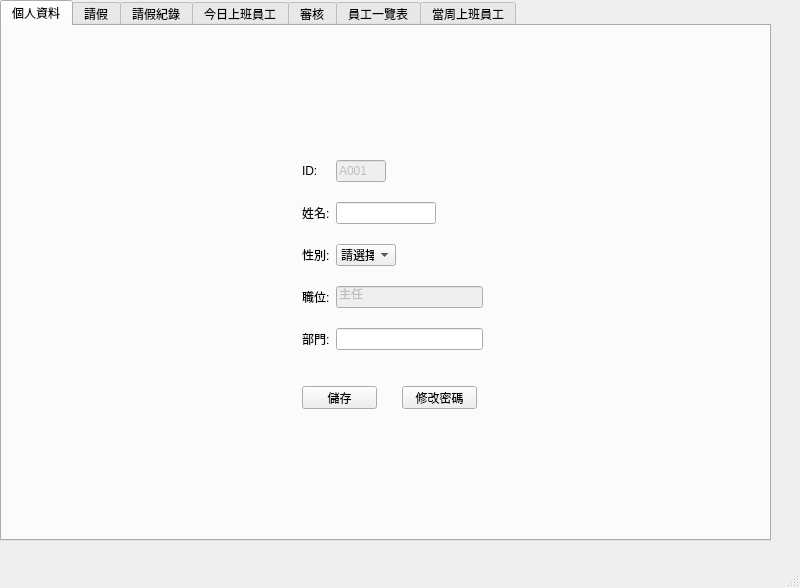
<?xml version="1.0" encoding="UTF-8"?>
<ui version="4.0">
 <class>MainWindow</class>
 <widget class="QMainWindow" name="MainWindow">
  <property name="geometry">
   <rect>
    <x>0</x>
    <y>0</y>
    <width>800</width>
    <height>588</height>
   </rect>
  </property>
  <property name="windowTitle">
   <string>MainWindow</string>
  </property>
  <widget class="QWidget" name="centralwidget">
   <widget class="QTabWidget" name="tabWidget">
    <property name="enabled">
     <bool>true</bool>
    </property>
    <property name="geometry">
     <rect>
      <x>0</x>
      <y>0</y>
      <width>771</width>
      <height>541</height>
     </rect>
    </property>
    <property name="tabPosition">
     <enum>QTabWidget::North</enum>
    </property>
    <property name="tabShape">
     <enum>QTabWidget::Rounded</enum>
    </property>
    <property name="currentIndex">
     <number>0</number>
    </property>
    <widget class="QWidget" name="tab_9">
     <attribute name="title">
      <string>個人資料</string>
     </attribute>
     <widget class="QWidget" name="gridLayoutWidget">
      <property name="geometry">
       <rect>
        <x>300</x>
        <y>120</y>
        <width>181</width>
        <height>221</height>
       </rect>
      </property>
      <layout class="QGridLayout" name="gridLayout">
       <item row="0" column="0">
        <widget class="QLabel" name="label_4">
         <property name="text">
          <string>ID:</string>
         </property>
        </widget>
       </item>
       <item row="1" column="1">
        <widget class="QLineEdit" name="Emp_Name">
         <property name="maximumSize">
          <size>
           <width>100</width>
           <height>16777215</height>
          </size>
         </property>
        </widget>
       </item>
       <item row="3" column="1">
        <widget class="QLineEdit" name="Emp_position">
         <property name="enabled">
          <bool>false</bool>
         </property>
         <property name="text">
          <string>主任</string>
         </property>
        </widget>
       </item>
       <item row="1" column="0">
        <widget class="QLabel" name="label_3">
         <property name="text">
          <string>姓名:</string>
         </property>
        </widget>
       </item>
       <item row="0" column="1">
        <widget class="QLineEdit" name="ID">
         <property name="enabled">
          <bool>false</bool>
         </property>
         <property name="maximumSize">
          <size>
           <width>50</width>
           <height>16777215</height>
          </size>
         </property>
         <property name="text">
          <string>A001</string>
         </property>
        </widget>
       </item>
       <item row="3" column="0">
        <widget class="QLabel" name="label_6">
         <property name="text">
          <string>職位:</string>
         </property>
        </widget>
       </item>
       <item row="2" column="1">
        <widget class="QComboBox" name="Gender">
         <property name="maximumSize">
          <size>
           <width>60</width>
           <height>16777215</height>
          </size>
         </property>
         <item>
          <property name="text">
           <string>請選擇</string>
          </property>
         </item>
         <item>
          <property name="text">
           <string>男</string>
          </property>
         </item>
         <item>
          <property name="text">
           <string>女</string>
          </property>
         </item>
        </widget>
       </item>
       <item row="2" column="0">
        <widget class="QLabel" name="label_5">
         <property name="text">
          <string>性別:</string>
         </property>
        </widget>
       </item>
       <item row="4" column="0">
        <widget class="QLabel" name="label_7">
         <property name="text">
          <string>部門:</string>
         </property>
        </widget>
       </item>
       <item row="4" column="1">
        <widget class="QLineEdit" name="branch"/>
       </item>
      </layout>
     </widget>
     <widget class="QPushButton" name="info_save_button">
      <property name="geometry">
       <rect>
        <x>300</x>
        <y>360</y>
        <width>75</width>
        <height>23</height>
       </rect>
      </property>
      <property name="text">
       <string>儲存</string>
      </property>
     </widget>
     <widget class="QPushButton" name="passwd_modify_button">
      <property name="geometry">
       <rect>
        <x>400</x>
        <y>360</y>
        <width>75</width>
        <height>23</height>
       </rect>
      </property>
      <property name="text">
       <string>修改密碼</string>
      </property>
     </widget>
    </widget>
    <widget class="QWidget" name="tab">
     <attribute name="title">
      <string>請假</string>
     </attribute>
     <widget class="QWidget" name="gridLayoutWidget_2">
      <property name="geometry">
       <rect>
        <x>130</x>
        <y>20</y>
        <width>481</width>
        <height>411</height>
       </rect>
      </property>
      <layout class="QGridLayout" name="gridLayout_2">
       <item row="2" column="0">
        <widget class="QLabel" name="label_2">
         <property name="text">
          <string>開始時間</string>
         </property>
        </widget>
       </item>
       <item row="0" column="1">
        <widget class="QLineEdit" name="ID_two">
         <property name="enabled">
          <bool>false</bool>
         </property>
         <property name="maximumSize">
          <size>
           <width>100</width>
           <height>16777215</height>
          </size>
         </property>
        </widget>
       </item>
       <item row="0" column="0">
        <widget class="QLabel" name="label">
         <property name="text">
          <string>ID:</string>
         </property>
        </widget>
       </item>
       <item row="3" column="0">
        <widget class="QLabel" name="label_8">
         <property name="text">
          <string>結束時間</string>
         </property>
        </widget>
       </item>
       <item row="4" column="0">
        <widget class="QLabel" name="label_10">
         <property name="text">
          <string>請假事由</string>
         </property>
        </widget>
       </item>
       <item row="1" column="1">
        <widget class="QComboBox" name="r_type">
         <property name="maximumSize">
          <size>
           <width>60</width>
           <height>16777215</height>
          </size>
         </property>
         <item>
          <property name="text">
           <string>請選擇</string>
          </property>
         </item>
         <item>
          <property name="text">
           <string>病假</string>
          </property>
         </item>
         <item>
          <property name="text">
           <string>事假</string>
          </property>
         </item>
         <item>
          <property name="text">
           <string>補修</string>
          </property>
         </item>
         <item>
          <property name="text">
           <string>出差</string>
          </property>
         </item>
        </widget>
       </item>
       <item row="1" column="0">
        <widget class="QLabel" name="label_9">
         <property name="text">
          <string>請假類別</string>
         </property>
        </widget>
       </item>
       <item row="5" column="0">
        <widget class="QLabel" name="label_11">
         <property name="text">
          <string>備註</string>
         </property>
        </widget>
       </item>
       <item row="5" column="1">
        <widget class="QTextEdit" name="ps"/>
       </item>
       <item row="4" column="1">
        <widget class="QTextEdit" name="reason"/>
       </item>
       <item row="2" column="1">
        <layout class="QHBoxLayout" name="horizontalLayout_2">
         <item>
          <widget class="QDateEdit" name="start_date">
           <property name="maximumSize">
            <size>
             <width>16777215</width>
             <height>16777215</height>
            </size>
           </property>
           <property name="calendarPopup">
            <bool>true</bool>
           </property>
          </widget>
         </item>
         <item>
          <widget class="QTimeEdit" name="start_time">
           <property name="maximumSize">
            <size>
             <width>16777215</width>
             <height>16777215</height>
            </size>
           </property>
          </widget>
         </item>
         <item>
          <spacer name="horizontalSpacer">
           <property name="orientation">
            <enum>Qt::Horizontal</enum>
           </property>
           <property name="sizeHint" stdset="0">
            <size>
             <width>40</width>
             <height>20</height>
            </size>
           </property>
          </spacer>
         </item>
        </layout>
       </item>
       <item row="3" column="1">
        <layout class="QHBoxLayout" name="horizontalLayout_4">
         <item>
          <widget class="QDateEdit" name="end_date">
           <property name="maximumSize">
            <size>
             <width>16777215</width>
             <height>16777215</height>
            </size>
           </property>
           <property name="calendarPopup">
            <bool>true</bool>
           </property>
          </widget>
         </item>
         <item>
          <widget class="QTimeEdit" name="end_time">
           <property name="maximumSize">
            <size>
             <width>16777215</width>
             <height>16777215</height>
            </size>
           </property>
          </widget>
         </item>
         <item>
          <spacer name="horizontalSpacer_2">
           <property name="orientation">
            <enum>Qt::Horizontal</enum>
           </property>
           <property name="sizeHint" stdset="0">
            <size>
             <width>40</width>
             <height>20</height>
            </size>
           </property>
          </spacer>
         </item>
        </layout>
       </item>
      </layout>
     </widget>
     <widget class="QPushButton" name="submit">
      <property name="geometry">
       <rect>
        <x>540</x>
        <y>470</y>
        <width>75</width>
        <height>23</height>
       </rect>
      </property>
      <property name="text">
       <string>送出</string>
      </property>
     </widget>
    </widget>
    <widget class="QWidget" name="tab_8">
     <attribute name="title">
      <string>請假紀錄</string>
     </attribute>
     <widget class="QTableWidget" name="tableWidget_6">
      <property name="geometry">
       <rect>
        <x>30</x>
        <y>10</y>
        <width>711</width>
        <height>461</height>
       </rect>
      </property>
      <property name="rowCount">
       <number>0</number>
      </property>
      <column>
       <property name="text">
        <string>ID</string>
       </property>
      </column>
      <column>
       <property name="text">
        <string>請假類別</string>
       </property>
      </column>
      <column>
       <property name="text">
        <string>開始時間</string>
       </property>
      </column>
      <column>
       <property name="text">
        <string>結束時間</string>
       </property>
      </column>
      <column>
       <property name="text">
        <string>請假事由</string>
       </property>
      </column>
      <column>
       <property name="text">
        <string>備註</string>
       </property>
      </column>
      <column>
       <property name="text">
        <string>申請時間</string>
       </property>
      </column>
      <column>
       <property name="text">
        <string>狀態</string>
       </property>
      </column>
     </widget>
     <widget class="QPushButton" name="pushButton_6">
      <property name="geometry">
       <rect>
        <x>660</x>
        <y>480</y>
        <width>75</width>
        <height>23</height>
       </rect>
      </property>
      <property name="text">
       <string>取消申請</string>
      </property>
     </widget>
    </widget>
    <widget class="QWidget" name="tab_5">
     <attribute name="title">
      <string>今日上班員工</string>
     </attribute>
     <widget class="QTabWidget" name="tabWidget_2">
      <property name="geometry">
       <rect>
        <x>20</x>
        <y>20</y>
        <width>721</width>
        <height>471</height>
       </rect>
      </property>
      <property name="currentIndex">
       <number>0</number>
      </property>
      <widget class="QWidget" name="tab_4">
       <attribute name="title">
        <string>早班</string>
       </attribute>
       <widget class="QTableWidget" name="tableWidget_2">
        <property name="geometry">
         <rect>
          <x>0</x>
          <y>0</y>
          <width>711</width>
          <height>441</height>
         </rect>
        </property>
        <property name="rowCount">
         <number>0</number>
        </property>
        <property name="columnCount">
         <number>4</number>
        </property>
        <column>
         <property name="text">
          <string>ID</string>
         </property>
        </column>
        <column>
         <property name="text">
          <string>姓名</string>
         </property>
        </column>
        <column>
         <property name="text">
          <string>職位</string>
         </property>
        </column>
        <column>
         <property name="text">
          <string>部門</string>
         </property>
        </column>
       </widget>
      </widget>
      <widget class="QWidget" name="tab_6">
       <attribute name="title">
        <string>晚班</string>
       </attribute>
       <widget class="QTableWidget" name="tableWidget_3">
        <property name="geometry">
         <rect>
          <x>0</x>
          <y>0</y>
          <width>711</width>
          <height>441</height>
         </rect>
        </property>
        <property name="rowCount">
         <number>0</number>
        </property>
        <property name="columnCount">
         <number>4</number>
        </property>
        <column>
         <property name="text">
          <string>ID</string>
         </property>
        </column>
        <column>
         <property name="text">
          <string>姓名</string>
         </property>
        </column>
        <column>
         <property name="text">
          <string>職位</string>
         </property>
        </column>
        <column>
         <property name="text">
          <string>部門</string>
         </property>
        </column>
       </widget>
      </widget>
      <widget class="QWidget" name="tab_7">
       <attribute name="title">
        <string>請假人員</string>
       </attribute>
       <widget class="QTableWidget" name="tableWidget_4">
        <property name="geometry">
         <rect>
          <x>0</x>
          <y>0</y>
          <width>711</width>
          <height>441</height>
         </rect>
        </property>
        <column>
         <property name="text">
          <string>ID</string>
         </property>
        </column>
        <column>
         <property name="text">
          <string>姓名</string>
         </property>
        </column>
        <column>
         <property name="text">
          <string>請假類別</string>
         </property>
        </column>
       </widget>
      </widget>
     </widget>
     <widget class="QDateEdit" name="dateEdit">
      <property name="geometry">
       <rect>
        <x>669</x>
        <y>10</y>
        <width>71</width>
        <height>22</height>
       </rect>
      </property>
      <property name="readOnly">
       <bool>true</bool>
      </property>
      <property name="buttonSymbols">
       <enum>QAbstractSpinBox::NoButtons</enum>
      </property>
      <property name="date">
       <date>
        <year>2016</year>
        <month>10</month>
        <day>25</day>
       </date>
      </property>
     </widget>
    </widget>
    <widget class="QWidget" name="tab_2">
     <attribute name="title">
      <string>審核</string>
     </attribute>
     <widget class="QTableWidget" name="tableWidget_5">
      <property name="geometry">
       <rect>
        <x>20</x>
        <y>10</y>
        <width>711</width>
        <height>461</height>
       </rect>
      </property>
      <property name="rowCount">
       <number>0</number>
      </property>
      <column>
       <property name="text">
        <string>ID</string>
       </property>
      </column>
      <column>
       <property name="text">
        <string>請假類別</string>
       </property>
      </column>
      <column>
       <property name="text">
        <string>開始時間</string>
       </property>
      </column>
      <column>
       <property name="text">
        <string>結束時間</string>
       </property>
      </column>
      <column>
       <property name="text">
        <string>請假事由</string>
       </property>
      </column>
      <column>
       <property name="text">
        <string>備註</string>
       </property>
      </column>
     </widget>
     <widget class="QPushButton" name="pushButton_3">
      <property name="geometry">
       <rect>
        <x>570</x>
        <y>490</y>
        <width>75</width>
        <height>23</height>
       </rect>
      </property>
      <property name="text">
       <string>通過</string>
      </property>
     </widget>
     <widget class="QPushButton" name="pushButton_4">
      <property name="geometry">
       <rect>
        <x>650</x>
        <y>490</y>
        <width>75</width>
        <height>23</height>
       </rect>
      </property>
      <property name="text">
       <string>駁回</string>
      </property>
     </widget>
    </widget>
    <widget class="QWidget" name="tab_3">
     <attribute name="title">
      <string>員工一覽表</string>
     </attribute>
     <widget class="QTableWidget" name="tableWidget">
      <property name="geometry">
       <rect>
        <x>30</x>
        <y>20</y>
        <width>711</width>
        <height>461</height>
       </rect>
      </property>
      <property name="rowCount">
       <number>0</number>
      </property>
      <property name="columnCount">
       <number>5</number>
      </property>
      <column>
       <property name="text">
        <string>ID</string>
       </property>
      </column>
      <column>
       <property name="text">
        <string>姓名</string>
       </property>
      </column>
      <column>
       <property name="text">
        <string>性別</string>
       </property>
      </column>
      <column>
       <property name="text">
        <string>職位</string>
       </property>
      </column>
      <column>
       <property name="text">
        <string>部門</string>
       </property>
      </column>
     </widget>
     <widget class="QToolButton" name="toolButton">
      <property name="geometry">
       <rect>
        <x>30</x>
        <y>490</y>
        <width>51</width>
        <height>21</height>
       </rect>
      </property>
      <property name="text">
       <string>Add</string>
      </property>
     </widget>
     <widget class="QToolButton" name="toolButton_2">
      <property name="geometry">
       <rect>
        <x>90</x>
        <y>490</y>
        <width>51</width>
        <height>21</height>
       </rect>
      </property>
      <property name="text">
       <string>Remove</string>
      </property>
     </widget>
     <widget class="QToolButton" name="toolButton_3">
      <property name="geometry">
       <rect>
        <x>150</x>
        <y>490</y>
        <width>51</width>
        <height>21</height>
       </rect>
      </property>
      <property name="text">
       <string>Modify</string>
      </property>
     </widget>
     <widget class="QPushButton" name="pushButton_5">
      <property name="geometry">
       <rect>
        <x>660</x>
        <y>490</y>
        <width>75</width>
        <height>23</height>
       </rect>
      </property>
      <property name="text">
       <string>請假紀錄</string>
      </property>
     </widget>
    </widget>
    <widget class="QWidget" name="tab_10">
     <attribute name="title">
      <string>當周上班員工</string>
     </attribute>
     <widget class="QTableWidget" name="tableWidget_7">
      <property name="geometry">
       <rect>
        <x>30</x>
        <y>40</y>
        <width>641</width>
        <height>461</height>
       </rect>
      </property>
      <column>
       <property name="text">
        <string>週日</string>
       </property>
      </column>
      <column>
       <property name="text">
        <string>週一</string>
       </property>
      </column>
      <column>
       <property name="text">
        <string>週二</string>
       </property>
      </column>
      <column>
       <property name="text">
        <string>週三</string>
       </property>
      </column>
      <column>
       <property name="text">
        <string>週四</string>
       </property>
      </column>
      <column>
       <property name="text">
        <string>週五</string>
       </property>
      </column>
      <column>
       <property name="text">
        <string>週六</string>
       </property>
      </column>
     </widget>
     <widget class="QDateEdit" name="dateEditWeek">
      <property name="geometry">
       <rect>
        <x>540</x>
        <y>10</y>
        <width>110</width>
        <height>22</height>
       </rect>
      </property>
      <property name="calendarPopup">
       <bool>true</bool>
      </property>
     </widget>
    </widget>
   </widget>
  </widget>
  <widget class="QMenuBar" name="menubar">
   <property name="geometry">
    <rect>
     <x>0</x>
     <y>0</y>
     <width>800</width>
     <height>21</height>
    </rect>
   </property>
  </widget>
  <widget class="QStatusBar" name="statusbar"/>
 </widget>
 <resources/>
 <connections/>
</ui>
